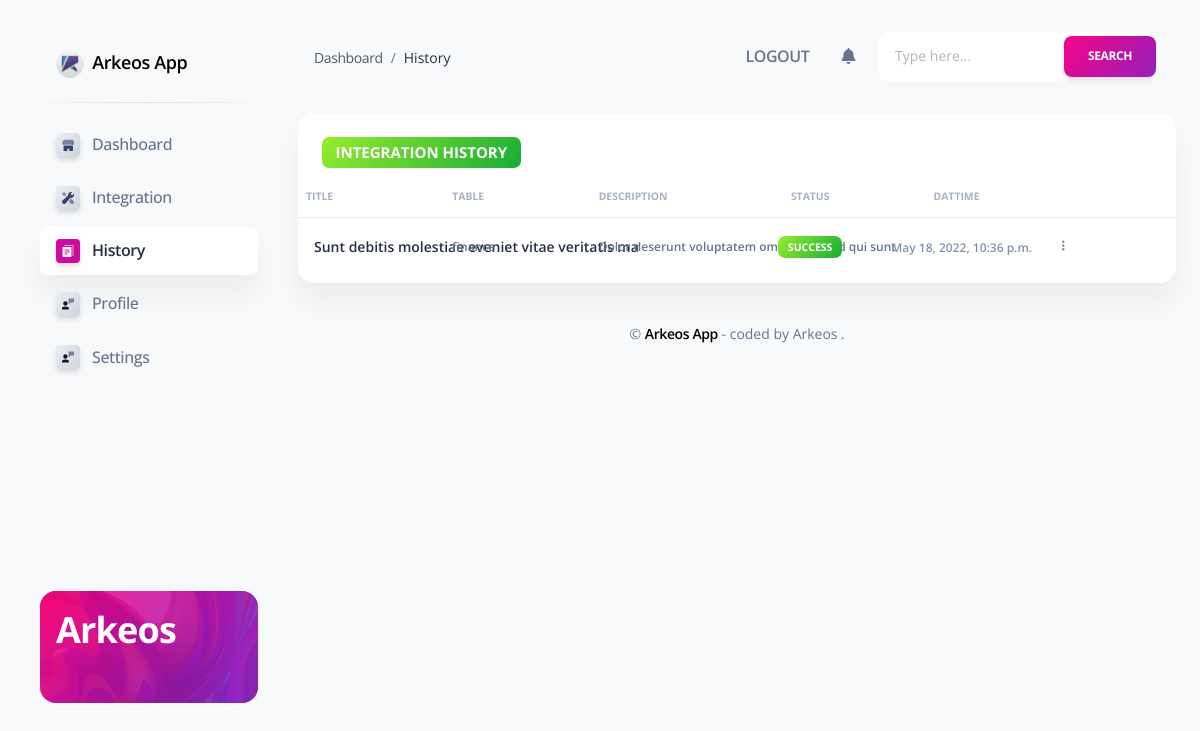
The app's page /history/1 (signed in) with its own data.
### app/models.py (models this page shows, shortened)
class Integrations(models.Model):
    title = models.CharField("Title", max_length=50)
    chois_table =(
        ('customer','customer'),
        ('finance','finance'))
    table = models.CharField("Table", max_length=50,  choices=chois_table)
    chois_status =(
        ('success','success'),
        ('erreur','erreur'))
    status = models.CharField("Status", max_length=50,  choices=chois_status)
    description = models.CharField("Description", max_length=350, default='description')
    date_time = models.DateTimeField("Datetime", auto_now_add=True)

### app/views.py (the view)
# urls.py: path('history/<int:id>', views.history,name="integration_history"),
@login_required(login_url="/login/")
def history(request, id):
    is_admin = is_admin_test(request)
    segment='history'
    integration=Integrations.objects.get(id = id)
    return render(request,"home/history_id.html",{'integration' : integration, "segment": segment, "is_admin" : is_admin})

### app/models.py (called while the page is built)
    def get_user(self, user_id):
        try:
            return User.objects.get(pk=user_id)
        except User.DoesNotExist:
            return None

### app/views.py (called while the page is built)
def is_admin_test(request):
    group = None
    allowedGroups=["admin"]
    if request.user.groups.exists():
        group = request.user.groups.all()[0].name
    if group in allowedGroups:
        return True
    else:
        return False

### app/templates/home/history_id.html (shortened to what this page needs)
{% extends 'layouts/base.html' %}
{% block content %}
  <div class="container-fluid py-4">
    <div class="row">
      <div class="col-12">
        <div class="card mb-4">
          <div class="d-flex align-items-center">
            <div class="card-header pb-0">
              <h5> <span class="badge badge-sm bg-gradient-success">Integration History</span></h5>
            </div>
          </div>
          <div class="card-body px-0 pt-0 pb-2">
            <div class="table-responsive p-0">
              <table class="table align-items-center  mb-0" style="table-layout: fixed;
              word-wrap: break-word;" >
                <thead>
                  <tr>
                    <th class="text-uppercase text-secondary text-xxs font-weight-bolder opacity-7 px-2" class="col-lg-3">Title</th>
                    <th class="text-uppercase text-secondary text-xxs font-weight-bolder opacity-7 ps-2">Table</th>
                    <th class="text-uppercase text-secondary text-xxs font-weight-bolder opacity-7  ps-2" class="col-lg-2">Description</th>
                    <th class="text-center text-uppercase text-secondary text-xxs font-weight-bolder opacity-7">Status</th>
                    <th class="text-center text-uppercase text-secondary text-xxs font-weight-bolder opacity-7">DatTime</th>
                    <th class="text-secondary opacity-7"></th>
                  </tr>
                </thead>
                <tbody>
                  <tr class="px-2">
                    <td>
                      <div class="d-flex px-2 py-1">
                        <div class="d-flex flex-column justify-content-center">
                          <h6 class="mb-0 text-sm">{{ integration.title }}</h6>
                        </div>
                      </div>
                    </td>
                    <td>
                      <p class="text-xs font-weight-bold mb-0" >{{ integration.table }}</p>
                    </td>
                    <td style="word-break: break-all">
                      <p class="text-xs text-justify font-weight-bold mb-0" >{{ integration.description }}</p>
                    </td>
                    <td class="align-middle text-center text-sm">
                      {% if integration.status == 'success' %}
                        <span class="badge badge-sm bg-gradient-success">{{ integration.status }}</span>
                      {% endif %}
                    </td>
                    <td class="align-middle text-center">
                      <span class="text-secondary text-xs font-weight-bold">{{ integration.date_time }}</span>
                    </td>
                    <td class="align-middle">
                      <button class="btn btn-link text-secondary mb-0">
                        <i class="fa fa-ellipsis-v text-xs" aria-hidden="true"></i>
                      </button>
                    </td>
                  </tr>
                </tbody>
              </table>
            </div>
          </div>
        </div>
      </div>
    </div>
    {% include "includes/footer.html" %}
  </div>
{% endblock content %}

### records on screen
Integrations: title "Sunt debitis molestiae eveniet vitae veritatis ma", table "finance", description "Dolor deserunt voluptatem omnis duis sed qui sunt", status "SUCCESS", date_time "May 18, 2022, 10:36 p.m."
